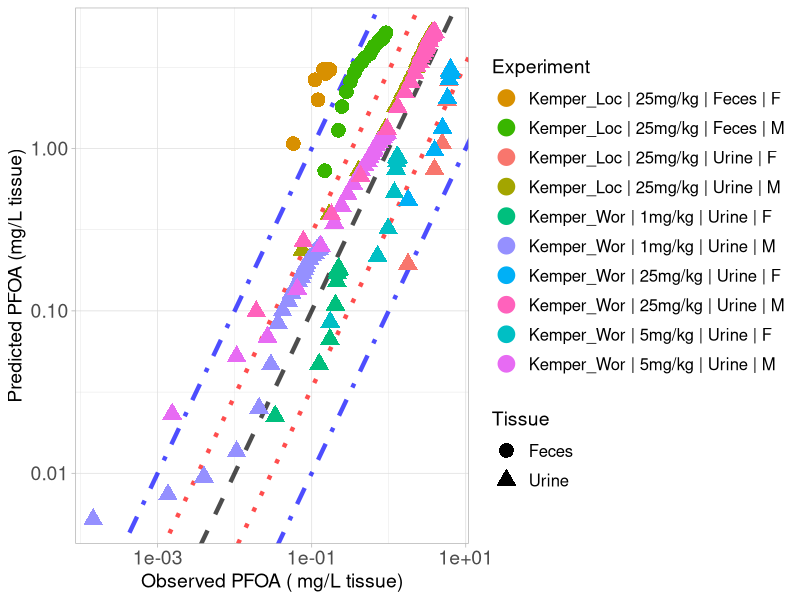

Recreate this plot in R.
library(ggplot2)

#setwd("C:/Users/ptsir/Documents/GitHub/PFAS_PBK_models/PFOA inhalation Rat/Validation/Validation_results")
setwd("C:/Users/dpjio/Documents/GitHub/PFAS_PBK_models/PFOA inhalation Rat/Validation/Validation_koff_12_lung_different_RAF_bile")

# Load Results 

# Results from Loccisano
Kemper_excreta_Loccisano_results <- read.csv("Kemper_2003_Excreta_Loccisano_results.csv", header = T)

Kemper_Urine_F_25_Loc <- Kemper_excreta_Loccisano_results[Kemper_excreta_Loccisano_results$Dose == 25 & 
                                             Kemper_excreta_Loccisano_results$Tissue  == "Urine" &
                                          Kemper_excreta_Loccisano_results$sex == "F", ]
Kemper_Urine_F_25_Loc$Experiment <- "Kemper_Loc | 25mg/kg | Urine | F"


Kemper_Feces_F_25_Loc <- Kemper_excreta_Loccisano_results[Kemper_excreta_Loccisano_results$Dose == 25 & 
                                              Kemper_excreta_Loccisano_results$Tissue  == "Feces" &
                                              Kemper_excreta_Loccisano_results$sex == "F", ]
Kemper_Feces_F_25_Loc$Experiment <- "Kemper_Loc | 25mg/kg | Feces | F"



Kemper_Urine_M_25_Loc <- Kemper_excreta_Loccisano_results[Kemper_excreta_Loccisano_results$Dose == 25 & Kemper_excreta_Loccisano_results$Tissue == "Urine" &
                                             Kemper_excreta_Loccisano_results$sex == "M", ]
Kemper_Urine_M_25_Loc$Experiment <- "Kemper_Loc | 25mg/kg | Urine | M"



Kemper_Feces_M_25_Loc <- Kemper_excreta_Loccisano_results[Kemper_excreta_Loccisano_results$Dose == 25 & Kemper_excreta_Loccisano_results$Tissue == "Feces" &
                                             Kemper_excreta_Loccisano_results$sex == "M", ]
Kemper_Feces_M_25_Loc$Experiment <- "Kemper_Loc | 25mg/kg | Feces | M"

#Results from Worley
Kemper_excreta_Worley_results <- read.csv("Kemper_2003_Excreta_Worley_results.csv", header = T)

Kemper_Urine_F_1_Wor <- Kemper_excreta_Worley_results[Kemper_excreta_Worley_results$Dose == 1 & 
                                                           Kemper_excreta_Worley_results$Tissue  == "Urine" &
                                                        Kemper_excreta_Worley_results$sex == "F", ]
Kemper_Urine_F_1_Wor$Experiment <- "Kemper_Wor | 1mg/kg | Urine | F"


Kemper_Urine_F_5_Wor <- Kemper_excreta_Worley_results[Kemper_excreta_Worley_results$Dose == 5 & 
                                                        Kemper_excreta_Worley_results$Tissue  == "Urine" &
                                                        Kemper_excreta_Worley_results$sex == "F", ]
Kemper_Urine_F_5_Wor$Experiment <- "Kemper_Wor | 5mg/kg | Urine | F"


Kemper_Urine_F_25_Wor <- Kemper_excreta_Worley_results[Kemper_excreta_Worley_results$Dose == 25 & 
                                                            Kemper_excreta_Worley_results$Tissue  == "Urine" &
                                                            Kemper_excreta_Worley_results$sex == "F", ]
Kemper_Urine_F_25_Wor$Experiment <- "Kemper_Wor | 25mg/kg | Urine | F"



Kemper_Urine_M_1_Wor <- Kemper_excreta_Worley_results[Kemper_excreta_Worley_results$Dose == 1 & 
                                                        Kemper_excreta_Worley_results$Tissue  == "Urine" &
                                                        Kemper_excreta_Worley_results$sex == "M", ]
Kemper_Urine_M_1_Wor$Experiment <- "Kemper_Wor | 1mg/kg | Urine | M"


Kemper_Urine_M_5_Wor <- Kemper_excreta_Worley_results[Kemper_excreta_Worley_results$Dose == 5 & 
                                                        Kemper_excreta_Worley_results$Tissue  == "Urine" &
                                                        Kemper_excreta_Worley_results$sex == "M", ]
Kemper_Urine_M_5_Wor$Experiment <- "Kemper_Wor | 5mg/kg | Urine | M"


Kemper_Urine_M_25_Wor <- Kemper_excreta_Worley_results[Kemper_excreta_Worley_results$Dose == 25 & 
                                                         Kemper_excreta_Worley_results$Tissue  == "Urine" &
                                                         Kemper_excreta_Worley_results$sex == "M", ]
Kemper_Urine_M_25_Wor$Experiment <- "Kemper_Wor | 25mg/kg | Urine | M"


Experiment <- scales::hue_pal()(10)

names(Experiment) <- unique(c( Kemper_Urine_F_25_Loc$Experiment, Kemper_Feces_F_25_Loc$Experiment,
                               Kemper_Urine_M_25_Loc$Experiment,Kemper_Feces_M_25_Loc$Experiment,
                               Kemper_Urine_F_1_Wor$Experiment, Kemper_Urine_F_5_Wor$Experiment, 
                               Kemper_Urine_F_25_Wor$Experiment, Kemper_Urine_M_1_Wor$Experiment,
                               Kemper_Urine_M_5_Wor$Experiment, Kemper_Urine_M_25_Wor$Experiment))



scatter_plot <- ggplot()+
  geom_abline(intercept = log10(1), slope = 1, linetype = "dashed", color = "black", linewidth = 1.5, alpha = 0.7) +  # Identity line in log10 scale
  geom_abline(intercept = log10(3), slope = 1, linetype = "dotted", color = "red", linewidth = 1.5, alpha = 0.7) +  # +3-fold error line
  geom_abline(intercept = log10(1/3), slope = 1, linetype = "dotted", color = "red", linewidth = 1.5, alpha = 0.7) +  # -3-fold error line
  geom_abline(intercept = log10(10), slope = 1, linetype = "dotdash", color = "blue", linewidth = 1.5, alpha = 0.7) +  # +10-fold error line
  geom_abline(intercept = log10(1/10), slope = 1, linetype = "dotdash", color = "blue", linewidth = 1.5, alpha = 0.7) +  # -10-fold error line
  geom_point(data = Kemper_Urine_F_25_Loc, aes(x=Observed, y=Predicted, color = Experiment, shape = Tissue), size=4, stroke = 1.5)+
  geom_point(data = Kemper_Feces_F_25_Loc, aes(x=Observed, y=Predicted, color = Experiment, shape = Tissue), size=4, stroke = 1.5)+
  geom_point(data = Kemper_Urine_M_25_Loc, aes(x=Observed, y=Predicted, color = Experiment, shape = Tissue), size=4, stroke = 1.5)+
  geom_point(data = Kemper_Feces_M_25_Loc, aes(x=Observed, y=Predicted, color = Experiment, shape = Tissue), size=4, stroke = 1.5)+
  geom_point(data = Kemper_Urine_F_1_Wor, aes(x=Observed, y=Predicted, color = Experiment, shape = Tissue), size=4, stroke = 1.5)+
  geom_point(data = Kemper_Urine_F_5_Wor, aes(x=Observed, y=Predicted, color = Experiment, shape = Tissue), size=4, stroke = 1.5)+
  geom_point(data = Kemper_Urine_F_25_Wor, aes(x=Observed, y=Predicted, color = Experiment, shape = Tissue), size=4, stroke = 1.5)+
  geom_point(data = Kemper_Urine_M_1_Wor, aes(x=Observed, y=Predicted, color = Experiment, shape = Tissue), size=4, stroke = 1.5)+
  geom_point(data = Kemper_Urine_M_5_Wor, aes(x=Observed, y=Predicted, color = Experiment, shape = Tissue), size=4, stroke = 1.5)+
  geom_point(data = Kemper_Urine_M_25_Wor, aes(x=Observed, y=Predicted, color = Experiment, shape = Tissue), size=4, stroke = 1.5)+
  scale_y_log10()+
  scale_x_log10()+
  scale_color_manual(values = Experiment)+
  theme(legend.spacing.y = unit(1, 'cm')) +
  guides(fill = guide_legend(byrow = TRUE))+
  theme_light()+
  labs(y = "Predicted PFOA (mg/L tissue)",
       x = "Observed PFOA ( mg/L tissue)")+
  theme(plot.title = element_text(hjust = 0.5),
        legend.key.size = unit(0.75, 'cm'),  
        legend.title = element_text(size=14),
        legend.text = element_text(size=12,  hjust = 0),
        axis.text = element_text(size = 14),
        axis.title = element_text(size = 14),
        )

#print(scatter_plot)

ggsave("validation_plot_PFOA_excreta.png", scatter_plot, width = 11, height = 7, units = "in", dpi = 300)


